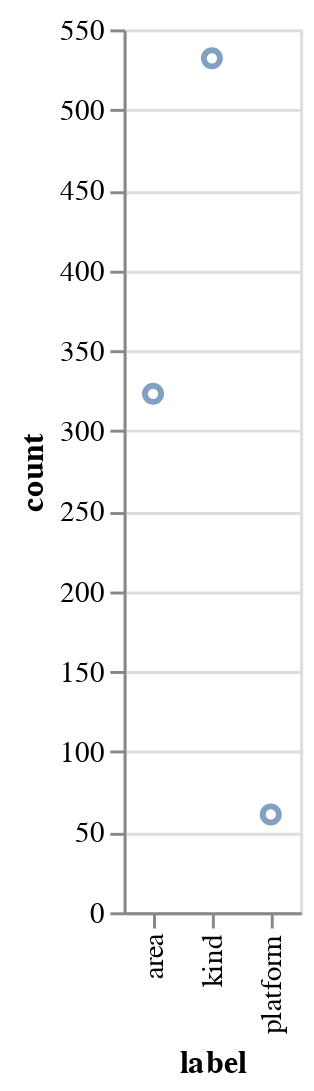

Source (notebook cell):
### Code cell
chart = alt.Chart(stats)
chart.mark_point().encode(
  x='label',
  y='count',
).interactive()

### Figure 1 — Vega-Lite specification as saved in the notebook (floating-point values rounded to 4 significant figures)
{"config": {"view": {"continuousWidth": 400, "continuousHeight": 300}}, "data": {"name": "data-64f071bcf134685c92af48fac74ae6ed"}, "mark": "point", "encoding": {"x": {"type": "nominal", "field": "label"}, "y": {"type": "quantitative", "field": "count"}}, "selection": {"selector001": {"type": "interval", "bind": "scales", "encodings": ["x", "y"]}}, "$schema": "https://vega.github.io/schema/vega-lite/v4.0.2.json", "datasets": {"data-64f071bcf134685c92af48fac74ae6ed": [{"label": "area", "count": 323, "percentage": 56.77}, {"label": "platform", "count": 61, "percentage": 10.72}, {"label": "kind", "count": 532, "percentage": 93.5}]}}
